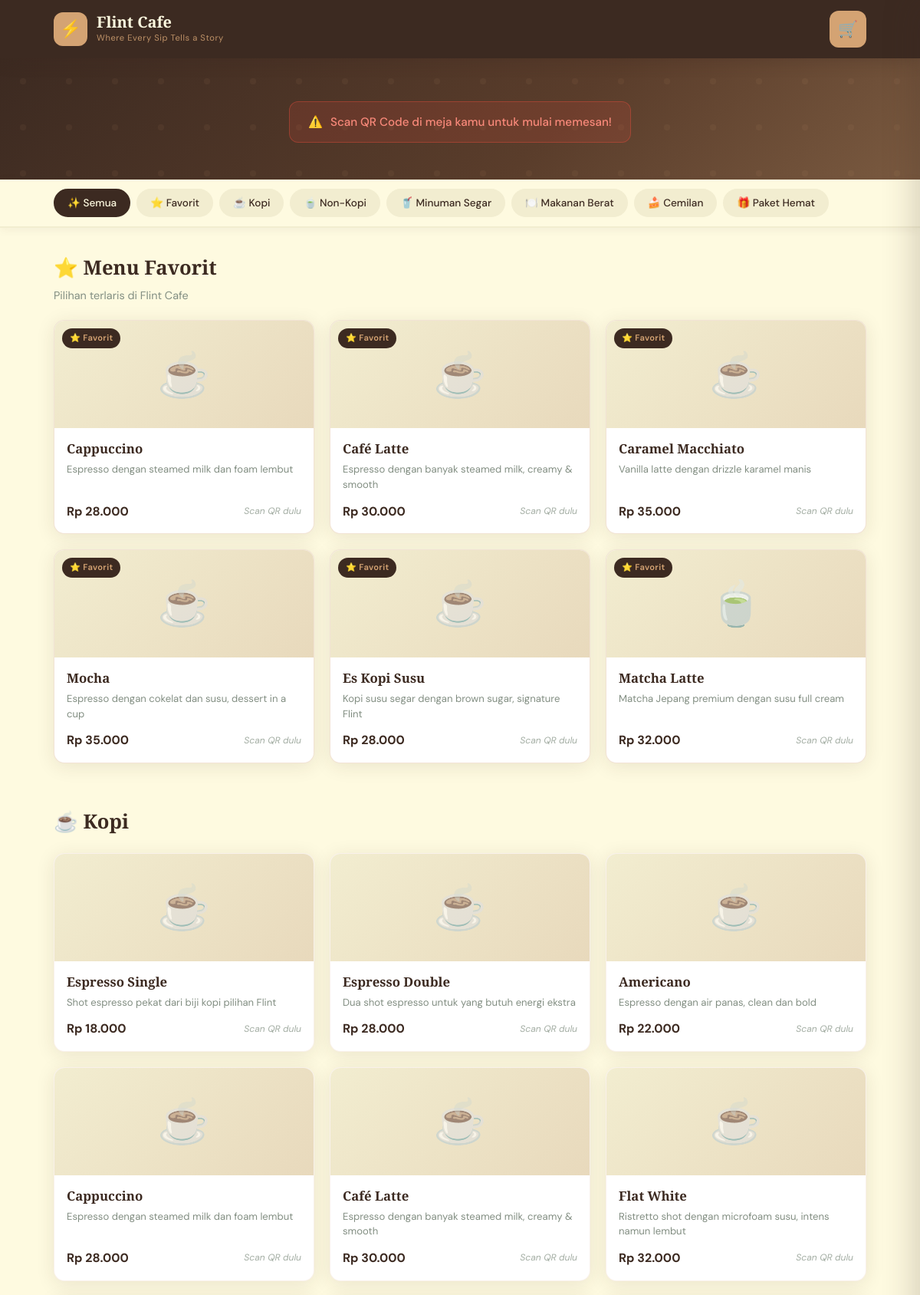
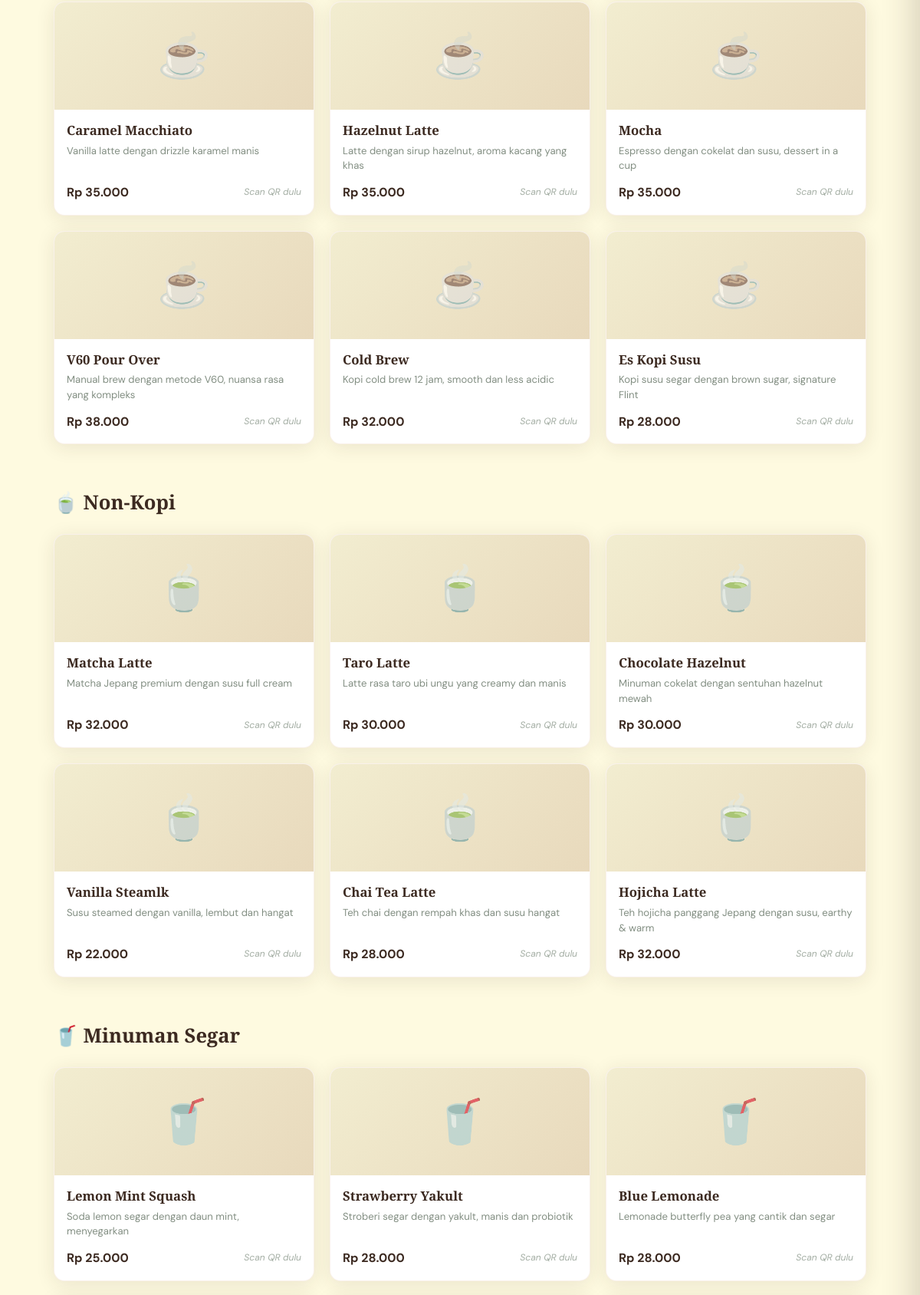
The page / (upper part) on the database its author committed (2 pictures, top to bottom).
### tables this page shows
CREATE TABLE IF NOT EXISTS categories (
    id INT AUTO_INCREMENT PRIMARY KEY,
    name VARCHAR(100) NOT NULL,
    slug VARCHAR(100) NOT NULL UNIQUE,
    icon VARCHAR(50) DEFAULT '☕',
    sort_order INT DEFAULT 0,
    is_active TINYINT(1) DEFAULT 1
);

CREATE TABLE IF NOT EXISTS menu_items (
    id INT AUTO_INCREMENT PRIMARY KEY,
    category_id INT NOT NULL,
    name VARCHAR(150) NOT NULL,
    description TEXT,
    price DECIMAL(10,2) NOT NULL,
    image VARCHAR(255) DEFAULT NULL,
    is_available TINYINT(1) DEFAULT 1,
    is_featured TINYINT(1) DEFAULT 0,
    sort_order INT DEFAULT 0,
    created_at TIMESTAMP DEFAULT CURRENT_TIMESTAMP,
    FOREIGN KEY (category_id) REFERENCES categories(id) ON DELETE CASCADE
);

### config.php (called while the page is built, shortened)
<?php
function formatRupiah(float $amount): string {
    return 'Rp ' . number_format($amount, 0, ',', '.');
}

### index.php (the view, shortened to what this page needs)
<?php
require_once 'config.php';
$db = getDB();
$table = null;
$categories = $db->query("SELECT * FROM categories WHERE is_active = 1 ORDER BY sort_order")->fetchAll();
$menuByCategory = [];
foreach ($categories as $cat) {
    $stmt = $db->prepare("SELECT * FROM menu_items WHERE category_id = ? AND is_available = 1 ORDER BY sort_order");
    $stmt->execute([$cat['id']]);
    $menuByCategory[$cat['id']] = $stmt->fetchAll();
}
$featured = $db->query("SELECT m.*, c.name as cat_name FROM menu_items m JOIN categories c ON m.category_id = c.id WHERE m.is_featured = 1 AND m.is_available = 1 LIMIT 6")->fetchAll();
?>
<!DOCTYPE html>
<html lang="id">
<head>
    <link rel="stylesheet" href="assets/css/style.css">
</head>
<body>
<header class="site-header">
    <div class="header-inner">
        <div class="logo-wrap">
            <div class="logo-icon">⚡</div>
            <div class="logo-text">
                <span class="logo-name"><?= CAFE_NAME ?></span>
                <span class="logo-tagline"><?= CAFE_TAGLINE ?></span>
            </div>
        </div>
        <button class="cart-btn" onclick="openCart()">
            <span class="cart-icon">🛒</span>
        </button>
    </div>
</header>
<section class="hero">
    <div class="hero-content">
        <?php if (!$table): ?>
        <div class="no-table-banner">
            <span>⚠️</span>
            <span>Scan QR Code di meja kamu untuk mulai memesan!</span>
        </div>
        <?php endif; ?>
    </div>
</section>
<nav class="cat-nav" id="catNav">
    <div class="cat-nav-inner">
        <button class="cat-pill active" onclick="filterCategory('all')">✨ Semua</button>
        <button class="cat-pill" onclick="filterCategory('featured')">⭐ Favorit</button>
        <?php foreach ($categories as $cat): ?>
        <button class="cat-pill" onclick="filterCategory('<?= $cat['slug'] ?>')" data-cat="<?= $cat['slug'] ?>">
            <?= $cat['icon'] ?> <?= htmlspecialchars($cat['name']) ?>
        </button>
        <?php endforeach; ?>
    </div>
</nav>
<main class="menu-main">
    <section class="menu-section" id="section-featured" data-cat="featured">
        <div class="section-header">
            <h2 class="section-title">⭐ Menu Favorit</h2>
            <p class="section-sub">Pilihan terlaris di Flint Cafe</p>
        </div>
        <div class="menu-grid featured-grid">
            <?php foreach ($featured as $item): ?>
            <div class="menu-card featured-card" data-cat="featured">
                <div class="card-image-wrap">
                    <div class="card-image-placeholder">
                        <?= getCategoryEmoji($item['cat_name']) ?>
                    </div>
                    <?php if ($item['is_featured']): ?>
                    <span class="featured-badge">⭐ Favorit</span>
                    <?php endif; ?>
                </div>
                <div class="card-body">
                    <h3 class="item-name"><?= htmlspecialchars($item['name']) ?></h3>
                    <p class="item-desc"><?= htmlspecialchars($item['description']) ?></p>
                    <div class="card-footer">
                        <span class="item-price"><?= formatRupiah($item['price']) ?></span>
                        <?php if ($table): ?>
                        <button class="add-btn" onclick="addToCart(<?= $item['id'] ?>, '<?= addslashes($item['name']) ?>', <?= $item['price'] ?>)">
                            <span>+</span> Tambah
                        </button>
                        <?php else: ?>
                        <span class="no-order-hint">Scan QR dulu</span>
                        <?php endif; ?>
                    </div>
                </div>
            </div>
            <?php endforeach; ?>
        </div>
    </section>
    <?php foreach ($categories as $cat): ?>
    <?php if (!empty($menuByCategory[$cat['id']])): ?>
    <section class="menu-section" id="section-<?= $cat['slug'] ?>" data-cat="<?= $cat['slug'] ?>">
        <div class="section-header">
            <h2 class="section-title"><?= $cat['icon'] ?> <?= htmlspecialchars($cat['name']) ?></h2>
        </div>
        <div class="menu-grid">
            <?php foreach ($menuByCategory[$cat['id']] as $item): ?>
            <div class="menu-card" data-cat="<?= $cat['slug'] ?>">
                <div class="card-image-wrap">
                    <div class="card-image-placeholder">
                        <?= $cat['icon'] ?>
                    </div>
                </div>
                <div class="card-body">
                    <h3 class="item-name"><?= htmlspecialchars($item['name']) ?></h3>
                    <p class="item-desc"><?= htmlspecialchars($item['description']) ?></p>
                    <div class="card-footer">
                        <span class="item-price"><?= formatRupiah($item['price']) ?></span>
                        <?php if ($table && $item['is_available']): ?>
                        <button class="add-btn" onclick="addToCart(<?= $item['id'] ?>, '<?= addslashes($item['name']) ?>', <?= $item['price'] ?>)">
                            <span>+</span> Tambah
                        </button>
                        <?php elseif (!$item['is_available']): ?>
                        <span class="sold-out-tag">Habis</span>
                        <?php else: ?>
                        <span class="no-order-hint">Scan QR dulu</span>
                        <?php endif; ?>
                    </div>
                </div>
            </div>
            <?php endforeach; ?>
        </div>
    </section>
    <?php endif; ?>
    <?php endforeach; ?>
</main>
</body>
</html>
<?php
function getCategoryEmoji(string $catName): string {
    $map = [
        'Kopi' => '☕', 'Non-Kopi' => '🍵',
        'Minuman Segar' => '🥤', 'Makanan Berat' => '🍽️',
        'Cemilan' => '🍰', 'Paket Hemat' => '🎁',
    ];
    return $map[$catName] ?? '🍴';
}
?>

### rows shown on the page
categories: icon "☕", name "Kopi"
categories: icon "🍵", name "Non-Kopi"
categories: icon "🥤", name "Minuman Segar"
categories: icon "🍽️", name "Makanan Berat"
categories: icon "🍰", name "Cemilan"
categories: icon "🎁", name "Paket Hemat"
menu_items: category.name "☕", is_featured "⭐ Favorit", name "Cappuccino", description "Espresso dengan steamed milk dan foam lembut", price "Rp 28.000", category.icon "☕", is_available "Scan QR dulu"
menu_items: category.name "☕", is_featured "⭐ Favorit", name "Café Latte", description "Espresso dengan banyak steamed milk, creamy & smooth", price "Rp 30.000", category.icon "☕", is_available "Scan QR dulu"
menu_items: category.name "☕", is_featured "⭐ Favorit", name "Caramel Macchiato", description "Vanilla latte dengan drizzle karamel manis", price "Rp 35.000", category.icon "☕", is_available "Scan QR dulu"
menu_items: category.name "☕", is_featured "⭐ Favorit", name "Mocha", description "Espresso dengan cokelat dan susu, dessert in a cup", price "Rp 35.000", category.icon "☕", is_available "Scan QR dulu"
menu_items: category.name "☕", is_featured "⭐ Favorit", name "Es Kopi Susu", description "Kopi susu segar dengan brown sugar, signature Flint", price "Rp 28.000", category.icon "☕", is_available "Scan QR dulu"
menu_items: category.name "🍵", is_featured "⭐ Favorit", name "Matcha Latte", description "Matcha Jepang premium dengan susu full cream", price "Rp 32.000", category.icon "🍵", is_available "Scan QR dulu"
menu_items: category.icon "☕", name "Espresso Single", description "Shot espresso pekat dari biji kopi pilihan Flint", price "Rp 18.000", is_available "Scan QR dulu"
menu_items: category.icon "☕", name "Espresso Double", description "Dua shot espresso untuk yang butuh energi ekstra", price "Rp 28.000", is_available "Scan QR dulu"
menu_items: category.icon "☕", name "Americano", description "Espresso dengan air panas, clean dan bold", price "Rp 22.000", is_available "Scan QR dulu"
menu_items: category.icon "☕", name "Flat White", description "Ristretto shot dengan microfoam susu, intens namun lembut", price "Rp 32.000", is_available "Scan QR dulu"
menu_items: category.icon "☕", name "Hazelnut Latte", description "Latte dengan sirup hazelnut, aroma kacang yang khas", price "Rp 35.000", is_available "Scan QR dulu"
menu_items: category.icon "☕", name "V60 Pour Over", description "Manual brew dengan metode V60, nuansa rasa yang kompleks", price "Rp 38.000", is_available "Scan QR dulu"
menu_items: category.icon "☕", name "Cold Brew", description "Kopi cold brew 12 jam, smooth dan less acidic", price "Rp 32.000", is_available "Scan QR dulu"
menu_items: category.icon "🍵", name "Taro Latte", description "Latte rasa taro ubi ungu yang creamy dan manis", price "Rp 30.000", is_available "Scan QR dulu"
menu_items: category.icon "🍵", name "Chocolate Hazelnut", description "Minuman cokelat dengan sentuhan hazelnut mewah", price "Rp 30.000", is_available "Scan QR dulu"
menu_items: category.icon "🍵", name "Vanilla Steamlk", description "Susu steamed dengan vanilla, lembut dan hangat", price "Rp 22.000", is_available "Scan QR dulu"
menu_items: category.icon "🍵", name "Chai Tea Latte", description "Teh chai dengan rempah khas dan susu hangat", price "Rp 28.000", is_available "Scan QR dulu"
menu_items: category.icon "🍵", name "Hojicha Latte", description "Teh hojicha panggang Jepang dengan susu, earthy & warm", price "Rp 32.000", is_available "Scan QR dulu"
menu_items: category.icon "🥤", name "Lemon Mint Squash", description "Soda lemon segar dengan daun mint, menyegarkan", price "Rp 25.000", is_available "Scan QR dulu"
menu_items: category.icon "🥤", name "Strawberry Yakult", description "Stroberi segar dengan yakult, manis dan probiotik", price "Rp 28.000", is_available "Scan QR dulu"
menu_items: category.icon "🥤", name "Blue Lemonade", description "Lemonade butterfly pea yang cantik dan segar", price "Rp 28.000", is_available "Scan QR dulu"

### other values the page prints
CAFE_NAME "Flint Cafe"
CAFE_TAGLINE "Where Every Sip Tells a Story"
